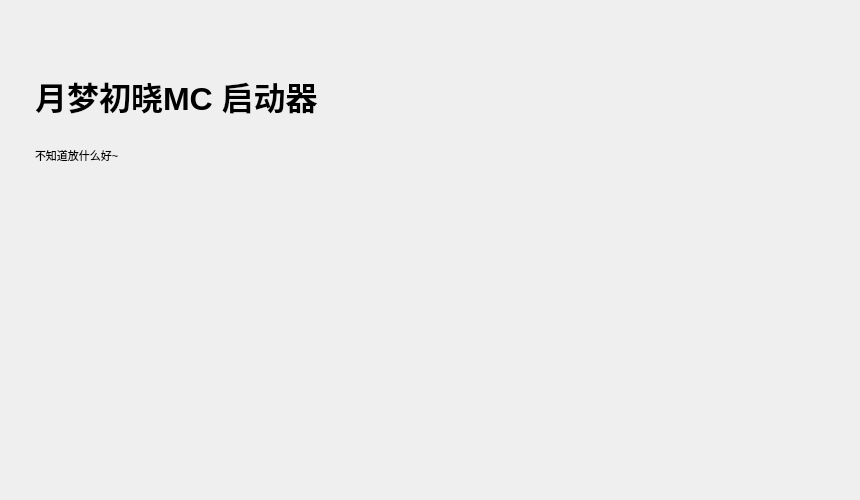
<?xml version="1.0" encoding="UTF-8"?>
<ui version="4.0">
 <class>Form</class>
 <widget class="QWidget" name="Form">
  <property name="geometry">
   <rect>
    <x>0</x>
    <y>0</y>
    <width>860</width>
    <height>500</height>
   </rect>
  </property>
  <property name="minimumSize">
   <size>
    <width>860</width>
    <height>500</height>
   </size>
  </property>
  <property name="maximumSize">
   <size>
    <width>860</width>
    <height>500</height>
   </size>
  </property>
  <property name="windowTitle">
   <string>Form</string>
  </property>
  <widget class="LargeTitleLabel" name="LargeTitleLabel">
   <property name="geometry">
    <rect>
     <x>35</x>
     <y>15</y>
     <width>796</width>
     <height>206</height>
    </rect>
   </property>
   <property name="text">
    <string>&lt;html&gt;&lt;head/&gt;&lt;body&gt;&lt;p&gt;&lt;span style=&quot; font-size:24pt; font-weight:600;&quot;&gt;月梦初晓MC 启动器&lt;/span&gt;&lt;/p&gt;&lt;p&gt;&lt;br/&gt;&lt;span style=&quot; font-size:8pt;&quot;&gt;不知道放什么好~&lt;/span&gt;&lt;/p&gt;&lt;/body&gt;&lt;/html&gt;</string>
   </property>
  </widget>
 </widget>
 <customwidgets>
  <customwidget>
   <class>LargeTitleLabel</class>
   <extends>QLabel</extends>
   <header>qfluentwidgets</header>
  </customwidget>
 </customwidgets>
 <resources/>
 <connections/>
</ui>
